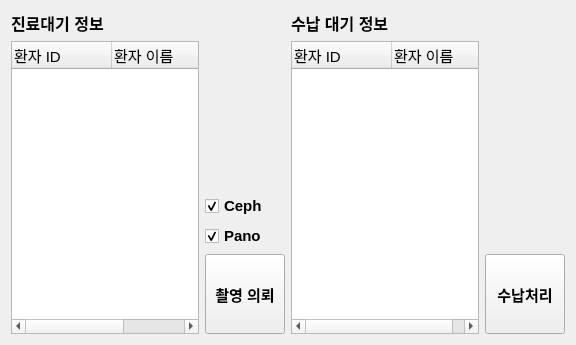
<?xml version="1.0" encoding="UTF-8"?>
<ui version="4.0">
 <class>PatientStatusManager</class>
 <widget class="QWidget" name="PatientStatusManager">
  <property name="geometry">
   <rect>
    <x>0</x>
    <y>0</y>
    <width>576</width>
    <height>345</height>
   </rect>
  </property>
  <property name="windowTitle">
   <string>Form</string>
  </property>
  <layout class="QGridLayout" name="gridLayout">
   <item row="0" column="0">
    <layout class="QHBoxLayout" name="horizontalLayout">
     <item>
      <layout class="QVBoxLayout" name="verticalLayout">
       <item>
        <widget class="QLabel" name="label_5">
         <property name="font">
          <font>
           <pointsize>12</pointsize>
           <bold>true</bold>
          </font>
         </property>
         <property name="text">
          <string>진료대기 정보</string>
         </property>
        </widget>
       </item>
       <item>
        <widget class="QTreeWidget" name="waitTreatmentTreeWidget">
         <property name="sizePolicy">
          <sizepolicy hsizetype="Expanding" vsizetype="Expanding">
           <horstretch>2</horstretch>
           <verstretch>0</verstretch>
          </sizepolicy>
         </property>
         <property name="font">
          <font>
           <pointsize>11</pointsize>
          </font>
         </property>
         <property name="alternatingRowColors">
          <bool>false</bool>
         </property>
         <column>
          <property name="text">
           <string>환자 ID</string>
          </property>
         </column>
         <column>
          <property name="text">
           <string>환자 이름</string>
          </property>
         </column>
         <column>
          <property name="text">
           <string>진료 현황</string>
          </property>
         </column>
        </widget>
       </item>
      </layout>
     </item>
     <item>
      <layout class="QVBoxLayout" name="verticalLayout_5">
       <item>
        <spacer name="verticalSpacer_3">
         <property name="orientation">
          <enum>Qt::Vertical</enum>
         </property>
         <property name="sizeHint" stdset="0">
          <size>
           <width>20</width>
           <height>148</height>
          </size>
         </property>
        </spacer>
       </item>
       <item>
        <widget class="QCheckBox" name="cephCheckBox">
         <property name="font">
          <font>
           <pointsize>11</pointsize>
           <bold>true</bold>
          </font>
         </property>
         <property name="text">
          <string>Ceph</string>
         </property>
         <property name="checked">
          <bool>true</bool>
         </property>
        </widget>
       </item>
       <item>
        <widget class="QCheckBox" name="panoCheckBox">
         <property name="font">
          <font>
           <pointsize>11</pointsize>
           <bold>true</bold>
          </font>
         </property>
         <property name="text">
          <string>Pano</string>
         </property>
         <property name="checked">
          <bool>true</bool>
         </property>
        </widget>
       </item>
       <item>
        <widget class="QPushButton" name="shootRequestPushButton">
         <property name="sizePolicy">
          <sizepolicy hsizetype="Minimum" vsizetype="Fixed">
           <horstretch>1</horstretch>
           <verstretch>0</verstretch>
          </sizepolicy>
         </property>
         <property name="minimumSize">
          <size>
           <width>80</width>
           <height>80</height>
          </size>
         </property>
         <property name="font">
          <font>
           <pointsize>11</pointsize>
           <bold>true</bold>
          </font>
         </property>
         <property name="text">
          <string>촬영 의뢰</string>
         </property>
        </widget>
       </item>
      </layout>
     </item>
     <item>
      <layout class="QVBoxLayout" name="verticalLayout_2"/>
     </item>
    </layout>
   </item>
   <item row="0" column="1">
    <layout class="QHBoxLayout" name="horizontalLayout_2">
     <item>
      <layout class="QVBoxLayout" name="verticalLayout_3">
       <item>
        <widget class="QLabel" name="label_6">
         <property name="font">
          <font>
           <pointsize>12</pointsize>
           <bold>true</bold>
          </font>
         </property>
         <property name="text">
          <string>수납 대기 정보</string>
         </property>
        </widget>
       </item>
       <item>
        <widget class="QTreeWidget" name="waitPaymentTreeWidget">
         <property name="sizePolicy">
          <sizepolicy hsizetype="Expanding" vsizetype="Expanding">
           <horstretch>2</horstretch>
           <verstretch>0</verstretch>
          </sizepolicy>
         </property>
         <property name="font">
          <font>
           <pointsize>11</pointsize>
          </font>
         </property>
         <property name="alternatingRowColors">
          <bool>false</bool>
         </property>
         <column>
          <property name="text">
           <string>환자 ID</string>
          </property>
         </column>
         <column>
          <property name="text">
           <string>환자 이름</string>
          </property>
         </column>
        </widget>
       </item>
      </layout>
     </item>
     <item>
      <layout class="QVBoxLayout" name="verticalLayout_4">
       <item>
        <spacer name="verticalSpacer_2">
         <property name="orientation">
          <enum>Qt::Vertical</enum>
         </property>
         <property name="sizeHint" stdset="0">
          <size>
           <width>20</width>
           <height>148</height>
          </size>
         </property>
        </spacer>
       </item>
       <item>
        <widget class="QPushButton" name="pushButton_3">
         <property name="sizePolicy">
          <sizepolicy hsizetype="Minimum" vsizetype="Fixed">
           <horstretch>1</horstretch>
           <verstretch>0</verstretch>
          </sizepolicy>
         </property>
         <property name="minimumSize">
          <size>
           <width>80</width>
           <height>80</height>
          </size>
         </property>
         <property name="font">
          <font>
           <pointsize>11</pointsize>
           <bold>true</bold>
          </font>
         </property>
         <property name="text">
          <string>수납처리</string>
         </property>
        </widget>
       </item>
      </layout>
     </item>
    </layout>
   </item>
  </layout>
 </widget>
 <resources/>
 <connections/>
</ui>
